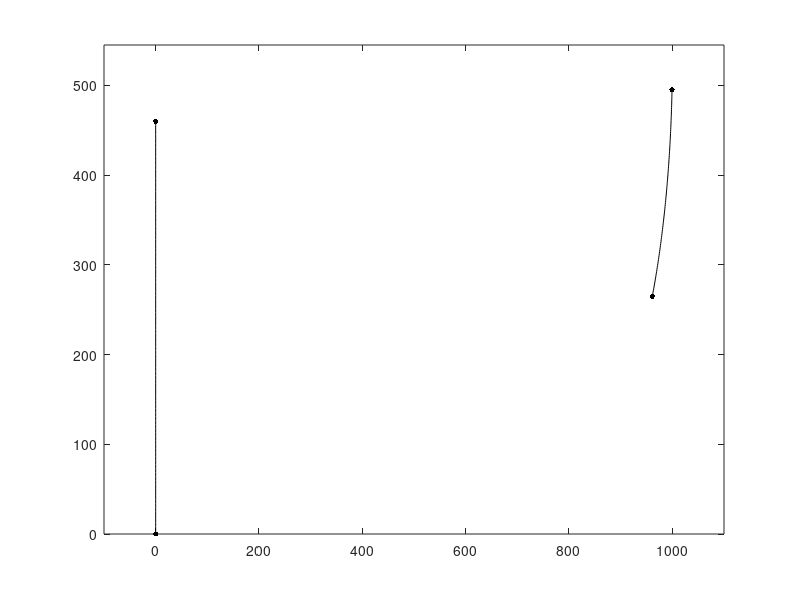

This chart was generated by the following MATLAB code:
% Bragg angle geometry calculations
clc

larray = 100;
ymax = 1000;
d = 75; % d-spacing for crystal orientation/type used
D = 1000; % Rowland Circle Diameter
ba = linspace(74,88,larray); % Bragg Angle
ba = ba.*pi./180; % Degrees to Radians
dAx = 1000.*sin(ba); % Analyzer (Crystal) Horizontal Offset
dAy = dAx.*cos(ba); % Analyzer (Crystal) Vertical Offset
dDy = ymax-2.*dAy; % Detector Vertical Offset
dAy = ymax-dAy-dDy(1);
dDx = linspace(0,0,100);
ba = ba./pi*180; % Radians to Degrees
dDy = dDy-dDy(1);

plot(dAx,dAy,'color','k')
hold on
msize = 12;
plot(dAx(1),dAy(1),'.-','color','k','MarkerSize',msize)
plot(dAx(larray),dAy(larray),'.-','color','k','MarkerSize',msize)
xlim([-100 1100])
ylim([dDy(1) dAy(100)+50])
plot(dDx,dDy,'color','k')
plot(dDx(1),dDy(1),'.-','color','k','MarkerSize',msize)
plot(dDx(larray),dDy(larray),'.-','color','k','MarkerSize',msize)
hold off